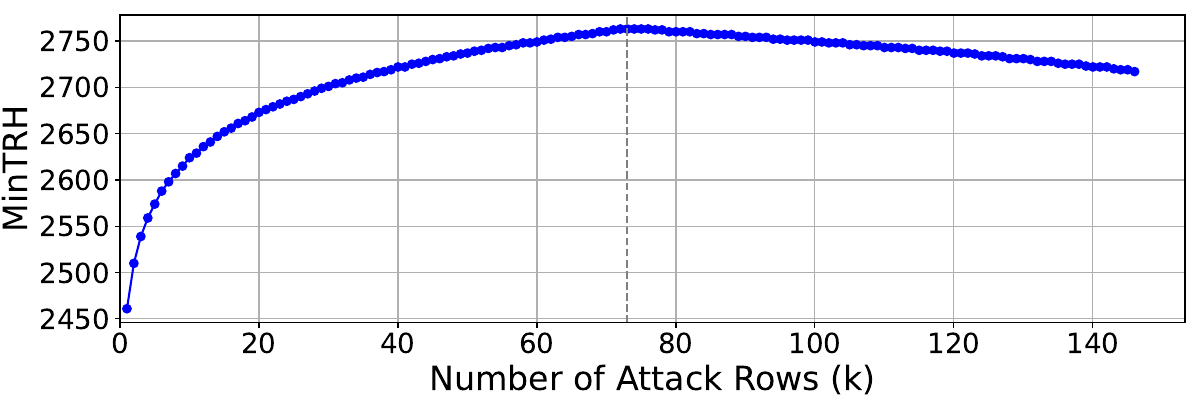

The script that saved this image:
import matplotlib.pyplot as plt
import numpy as np
import pandas as pd

data = pd.read_csv('fig10.data',sep='\t', header=None)

# Step 2: Extract the x and y values
x1 = data.iloc[:, 0]  # First column
y1 = data.iloc[:, 1]  # Second column


# Generate x-axis values (assuming each data point is one unit apart)
x = range(0, 150)

# Plotting the line graph
plt.figure(figsize=(12, 4))
plt.plot(x1, y1, marker='o', linestyle='-', color='b')
plt.xlabel('Number of Attack Rows (k)', fontsize=24)
plt.ylabel('MinTRH',fontsize=24)
plt.grid(True)
plt.tight_layout()

plt.xticks(range(0, 150, 20))  # Set xmin and xmax for the x-axis
plt.xlim(left=0)  # 确保x轴从0开始
plt.text(100.1, 600, '(Multi-TREFI)', fontsize=18, rotation=0, color='red')

plt.axvline(x=73, color='gray', linestyle='--')  # Vertical dotted line at x=3


# Displaying the plot
plt.xticks(fontsize=20)
plt.yticks(fontsize=20)  
plt.grid(True)  # Show gridlines
# plt.tight_layout()  # Adjust layout to avoid labels getting cut off
plt.subplots_adjust(left=0.1)
plt.savefig('fig10.pdf', format='pdf')
plt.show()

